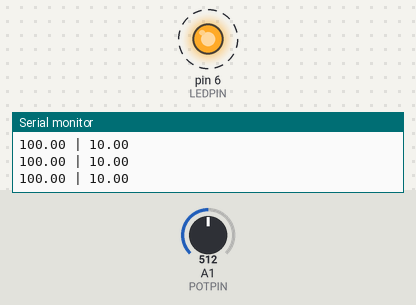
This sketch was run on a simulated Arduino Uno, built with avr-gcc and run on an emulated ATmega328P. On the bench: output pins drawn as LEDs (lit = HIGH), the last lines printed to the serial monitor. Dashed ring = blinking. The inputs (shaded band) are chosen by the test bench; at power-on: A1 (POTPIN) = 512.

Above: at 1.25 s.
1.3 s: A1 (POTPIN) set to 0
At 1.9 s:
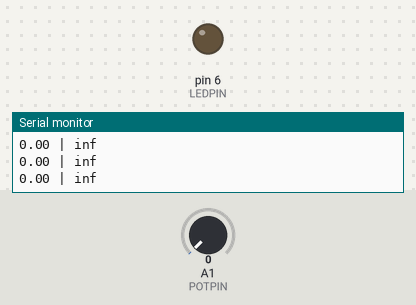
2.8 s: A1 (POTPIN) set to 4
5.8 s: A1 (POTPIN) set to 7
8.8 s: A1 (POTPIN) set to 122
11.8 s: A1 (POTPIN) set to 306
At 15.75 s:
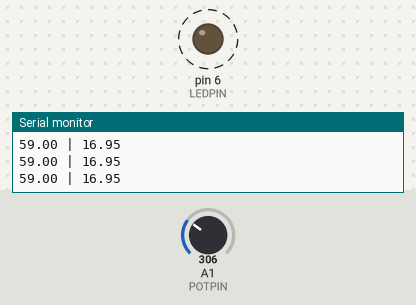
Timing chart, 0 to 15.8 s (numbered marks = the images above; inputs shaded):
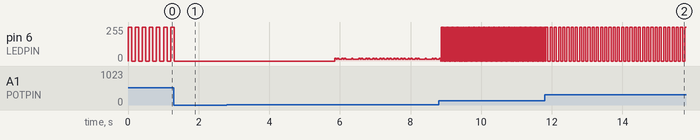

The sketch:

Exp6b3.ino
```cpp
// #include “MapFloat.h”

#define LEDPIN 6
#define POTPIN A1

void setup(){
  pinMode(LEDPIN, OUTPUT);
  pinMode(POTPIN, INPUT);

  Serial.begin(9600);
}

void loop(){
  float potData = analogRead(POTPIN);

  // Serial.print("pot data: ");
  //Serial.println(potData);

  float delay_map = map(potData, 0, 1023, 0, 200.00);
  // Serial.print(" | mapped delay: ");

  // float delay_map = 5.00;

 Serial.print((delay_map));
 Serial.print(" | ");

  blink(delay_map);

  float freq = 1000.00/(delay_map);
   Serial.println(freq);
}

void blink(float blink_delay){
  digitalWrite(LEDPIN, HIGH);
  delay(blink_delay);
  digitalWrite(LEDPIN, LOW);
  delay(blink_delay);
}
```

Measured:
- after the input at 1.3 s, pin 6 (LEDPIN): goes on until 1.3 s, then stays 0/255
- after the input at 11.8 s, pin 6 (LEDPIN): alternates 255/255 for 0.06 s and 0/255 for 0.06 s, starting after 0.09 s
- by itself, pin 6 (LEDPIN): alternates 255/255 for 0.10 s and 0/255 for 0.10 s
